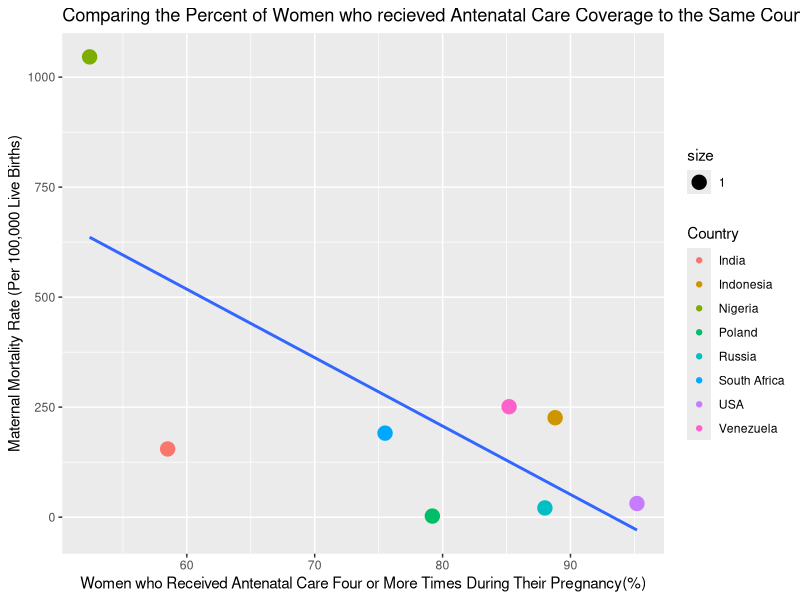

Generate this figure with R:
## ---- chunk 1
knitr::opts_chunk$set(echo = TRUE)
## ---- chunk 2
library(tidyverse)

maternal_mort = read.csv("maternalmortraw.csv")

mort_chart = maternal_mort %>% select(Location, Value, Period) %>% rename(Country = Location, Year = Period) %>% arrange(Country) %>% filter(Country %in% c("Nigeria", "India", "Poland", "Indonesia", "Russian Federation", "South Africa", "Venezuela (Bolivarian Republic of)", "United States of America"))

MaternalMortalityClean<-mort_chart %>% filter(row_number()%%2==!0)

antenatalcare=read.csv("antenatalraw.csv")

AntenatalCareClean=antenatalcare %>% select(Location, Period, Value) %>% rename(Country = Location, Year = Period, propotionOfNeedsMet=Value) %>% arrange(Country) %>% filter(Country %in% c("Nigeria", "India", "Poland", "Indonesia", "Russian Federation", "South Africa", "Venezuela (Bolivarian Republic of)", "United States of America"))

MatMort<-c(155,226,1046,2.5,21,191,31,251) #got country average value by hand
antecov<-c(58.5,88.8,52.4,79.2,88,75.5,95.2,85.2)
Country<-c("India","Indonesia","Nigeria","Poland","Russia","South Africa", "USA", "Venezuela")
AnteMatMortTBL<-tibble(Country, antecov, MatMort)

## ---- chunk 3
ggplot(data=AnteMatMortTBL, aes(x=antecov, y=MatMort))+
  geom_point(mapping=aes(color=Country,size=1))+
  geom_smooth(method="lm", se=F)+
  labs(title = "Comparing the Percent of Women who recieved Antenatal Care Coverage to the Same Country's Maternal Mortality Rate", x="Women who Received Antenatal Care Four or More Times During Their Pregnancy(%)", y="Maternal Mortality Rate (Per 100,000 Live Births)")
## ---- chunk 4
anteandmort<-data.frame(antecov,MatMort)
model2<-lm(data=anteandmort)
summary(model2)$coefficients
